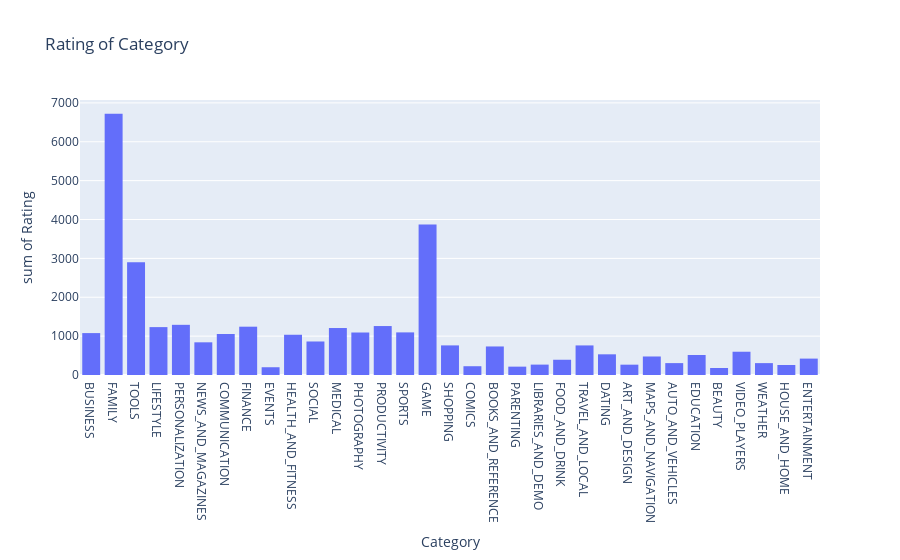
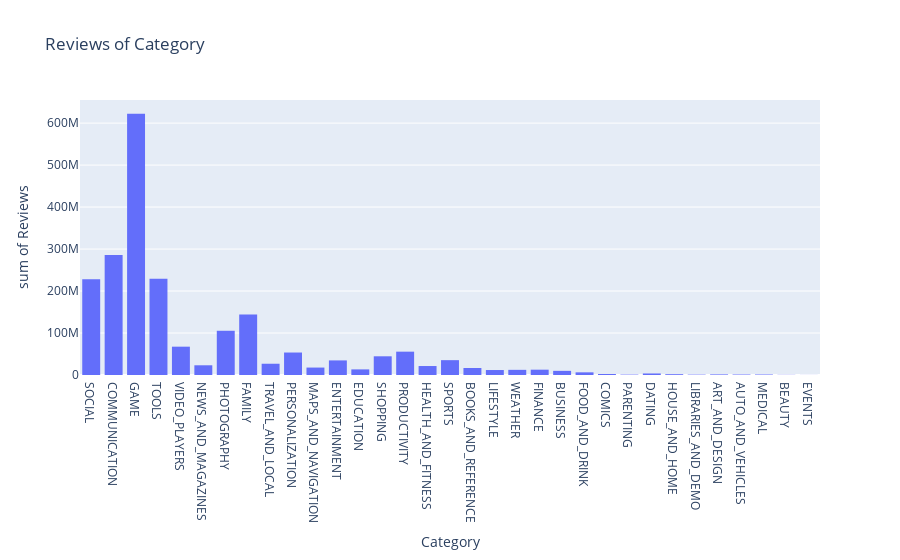
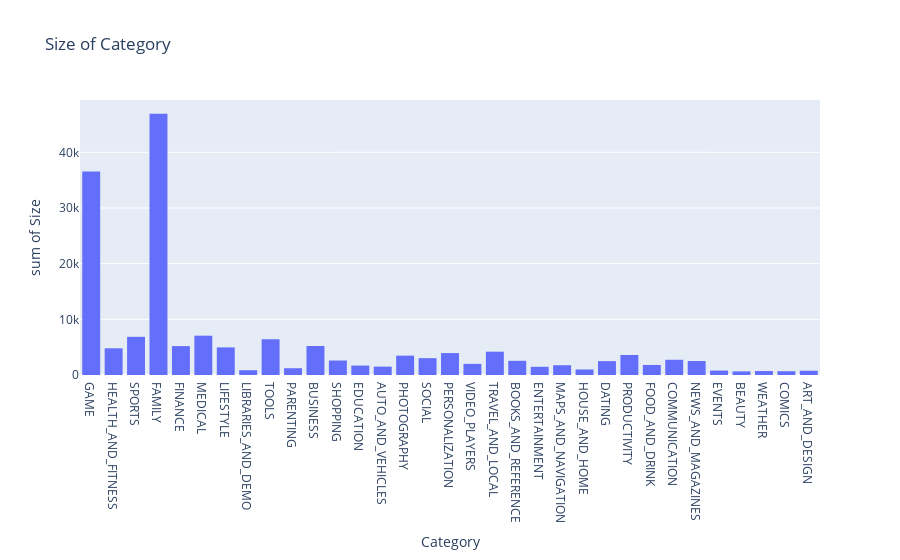

These figures' notebook cell, in order:
### Code cell
def print_histograms(dataset):
    dataset['Rating'] = pd.to_numeric(dataset['Rating'], errors='coerce')
    fig1 = px.histogram(dataset.sort_values(by="Rating", ascending=False), title="Rating of Category", x='Category', y='Rating', barmode='group')
    fig2 = px.histogram(dataset.sort_values(by="Reviews", ascending=False), title="Reviews of Category", x='Category', y='Reviews', barmode='group')
    fig3 = px.histogram(dataset.sort_values(by="Size", ascending=False), title="Size of Category", x='Category', y='Size', barmode='group')

    
    
    fig1.show()
    fig2.show()
    fig3.show()

print_histograms(clean_data)

### Figure 1 — Plotly figure (JSON) as saved in the notebook; plotly's stock layout.template omitted (floating-point values rounded to 4 significant figures; data arrays with more than 128 entries replaced by an {"elided": "..."} marker saying what was removed)
{"data": [{"alignmentgroup": "True", "bingroup": "x", "histfunc": "sum", "hovertemplate": "Category=%{x}<br>sum of Rating=%{y}<extra></extra>", "legendgroup": "", "marker": {"color": "#636efa", "pattern": {"shape": ""}}, "name": "", "offsetgroup": "", "orientation": "v", "showlegend": false, "type": "histogram", "x": {"elided": "9659 str values"}, "xaxis": "x", "y": {"elided": "9659 float values"}, "yaxis": "y"}], "layout": {"barmode": "group", "legend": {"tracegroupgap": 0}, "title": {"text": "Rating of Category"}, "xaxis": {"anchor": "y", "domain": [0, 1], "title": {"text": "Category"}}, "yaxis": {"anchor": "x", "domain": [0, 1], "title": {"text": "sum of Rating"}}}}

### Figure 2 — Plotly figure (JSON) as saved in the notebook; plotly's stock layout.template omitted (floating-point values rounded to 4 significant figures; data arrays with more than 128 entries replaced by an {"elided": "..."} marker saying what was removed)
{"data": [{"alignmentgroup": "True", "bingroup": "x", "histfunc": "sum", "hovertemplate": "Category=%{x}<br>sum of Reviews=%{y}<extra></extra>", "legendgroup": "", "marker": {"color": "#636efa", "pattern": {"shape": ""}}, "name": "", "offsetgroup": "", "orientation": "v", "showlegend": false, "type": "histogram", "x": {"elided": "9659 str values"}, "xaxis": "x", "y": {"elided": "9659 int values"}, "yaxis": "y"}], "layout": {"barmode": "group", "legend": {"tracegroupgap": 0}, "title": {"text": "Reviews of Category"}, "xaxis": {"anchor": "y", "domain": [0, 1], "title": {"text": "Category"}}, "yaxis": {"anchor": "x", "domain": [0, 1], "title": {"text": "sum of Reviews"}}}}

### Figure 3 — Plotly figure (JSON) as saved in the notebook; plotly's stock layout.template omitted (floating-point values rounded to 4 significant figures; data arrays with more than 128 entries replaced by an {"elided": "..."} marker saying what was removed)
{"data": [{"alignmentgroup": "True", "bingroup": "x", "histfunc": "sum", "hovertemplate": "Category=%{x}<br>sum of Size=%{y}<extra></extra>", "legendgroup": "", "marker": {"color": "#636efa", "pattern": {"shape": ""}}, "name": "", "offsetgroup": "", "orientation": "v", "showlegend": false, "type": "histogram", "x": {"elided": "9659 str values"}, "xaxis": "x", "y": {"elided": "9659 float values"}, "yaxis": "y"}], "layout": {"barmode": "group", "legend": {"tracegroupgap": 0}, "title": {"text": "Size of Category"}, "xaxis": {"anchor": "y", "domain": [0, 1], "title": {"text": "Category"}}, "yaxis": {"anchor": "x", "domain": [0, 1], "title": {"text": "sum of Size"}}}}
